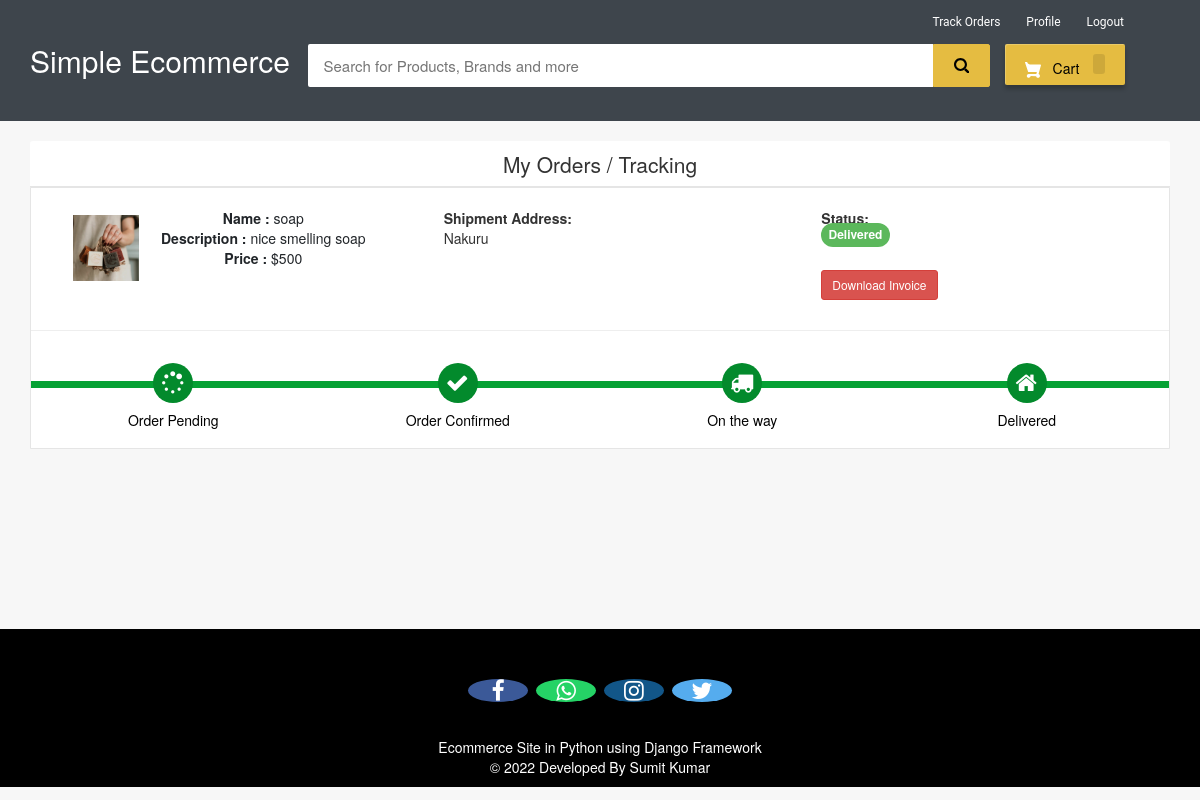
Screenshot of /my-order (signed in) with the database file from the repository.
### ecom/models.py (models this page shows, shortened)
class Product(models.Model):
    name=models.CharField(max_length=40)
    product_image= models.ImageField(upload_to='product_image/',null=True,blank=True)
    price = models.PositiveIntegerField()
    description=models.CharField(max_length=40)

class Orders(models.Model):
    STATUS =(
        ('Pending','Pending'),
        ('Order Confirmed','Order Confirmed'),
        ('Out for Delivery','Out for Delivery'),
        ('Delivered','Delivered'),
    )
    customer=models.ForeignKey('Customer', on_delete=models.CASCADE,null=True)
    product=models.ForeignKey('Product',on_delete=models.CASCADE,null=True)
    email = models.CharField(max_length=50,null=True)
    address = models.CharField(max_length=500,null=True)
    mobile = models.CharField(max_length=20,null=True)
    order_date= models.DateField(auto_now_add=True,null=True)
    status=models.CharField(max_length=50,null=True,choices=STATUS)

### ecom/views.py (the view)
# urls.py: path('my-order', views.my_order_view,name='my-order'),
@login_required(login_url='customerlogin')
@user_passes_test(is_customer)
def my_order_view(request):
    customer=models.Customer.objects.get(user_id=request.user.id)
    orders=models.Orders.objects.all().filter(customer_id = customer)
    ordered_products=[]
    for order in orders:
        ordered_product=models.Product.objects.all().filter(id=order.product.id)
        ordered_products.append(ordered_product)
    return render(request,'ecom/my_order.html',{'data':zip(ordered_products,orders)})

### ecom/views.py (called while the page is built)
def is_customer(user):
    return user.groups.filter(name='CUSTOMER').exists()

### templates/ecom/my_order.html (shortened to what this page needs)
{% extends 'ecom/customer_base.html' %}
{% load static %}
{% block content %}
<br>
<div class="container">
    <header class="card-header" style="text-align:center; font-size: 21px"> My Orders / Tracking </header>
    {% for products,order in data %}
    <article class="card">
        <div class="card-body">
            <ul class="row" style="margin-left:20px;margin-top:20px;">
                <li class="col-md-4">
                  <figure class="itemside mb-3">
                    {%for product in products%}
                      <div class="aside"><img src="{% static product.product_image.url %}" class="img-sm border"></div>
                      <figcaption class="info align-self-center">
                          <p class="title"><strong>Name : </strong>{{product.name}} <br> <strong>Description : </strong>{{product.description}} <br> <strong>Price : </strong>${{product.price}}</p>
                      </figcaption>
                  </figure>
                </li>
                <li class="col-md-4">
                    <div class="col"> <strong>Shipment Address:</strong> <br> {{order.address}}</div>
                </li>
                <li class="col-md-4">
                    <div class="col"> <strong>Status:</strong> <br>
                        {% if order.status == 'Pending'%}
                        <td> <span class="label label-info" style="font-size: 12px; border-radius: 30px;">{{order.status}}</span></td>
                        {% elif order.status == 'Delivered' %}
                        <td> <span class="label label-success" style="font-size: 12px; border-radius: 30px;">{{order.status}}</span></td>
                        {% elif order.status == 'Out for Delivery' %}
                        <td> <span class="label label-default" style="font-size: 12px; border-radius: 30px;">{{order.status}}</span></td>
                        {%else%}
                          <td> <span class="label label-primary" style="font-size: 12px; border-radius: 30px;">{{order.status}}</span></td>
                        {%endif%}
                    </div> <br>
                    <h4><a style="text-decoration:none;" href="{% url 'download-invoice' order.id product.id  %}" ><button class="btn btn-danger btn-sm">Download Invoice</button></a></h4>
                </li>
                {%endfor%}
            </ul>
            <hr>
            <div class="track">
                {%if order.status == 'Pending' %}
                <div class="step active"> <span class="icon"> <i style="padding-top:3px; padding-right:25px;" class="fa fa-spinner"></i> </span> <span class="text">Order Pending</span> </div>
                <div class="step "> <span class="icon"> <i style="padding-top:3px; padding-right:25px;" class="fa fa-check"></i> </span> <span class="text"> Order Confirmed</span> </div>
                <div class="step "> <span class="icon"> <i style="padding-top:3px; padding-right:25px;" class="fa fa-truck"></i> </span> <span class="text"> On the way </span> </div>
                <div class="step "> <span class="icon"> <i style="padding-top:3px; padding-right:25px;" class="fa fa-home"></i> </span> <span class="text">Delivered</span> </div>
                {%else%}
                <div class="step active"> <span class="icon"> <i style="padding-top:3px; padding-right:25px;" class="fa fa-spinner"></i> </span> <span class="text">Order Pending</span> </div>
                <div class="step active"> <span class="icon"> <i style="padding-top:3px; padding-right:25px;" class="fa fa-check"></i> </span> <span class="text"> Order Confirmed</span> </div>
                <div class="step active"> <span class="icon"> <i style="padding-top:3px; padding-right:25px;" class="fa fa-truck"></i> </span> <span class="text"> On the way </span> </div>
                <div class="step active"> <span class="icon"> <i style="padding-top:3px; padding-right:25px;" class="fa fa-home"></i> </span> <span class="text">Delivered</span> </div>
                {%endif%}
            </div>
        </div>
    </article><br>
    {%endfor%}
</div>
<br><br><br><br><br>
{% endblock content %}

### templates/ecom/customer_base.html (style rules this page uses)
body { background-color: #f7f7f7; }
.fa { font-size: 23px; width: 60px; text-align: center; text-decoration: none; margin: 5px 2px; border-radius: 50%; }
p { text-align: center; }

### templates/ecom/my_order.html (style rules this page uses)
body { background-color: #f7f7f7; }
.container { margin-top: 0px; margin-bottom: 0px }
.card { position: relative; display: -webkit-box; display: -ms-flexbox; display: flex; -webkit-box-orient: vertical; -webkit-box-direction: normal; -ms-flex-direction: column; flex-direction: column; min-width: 0; word-wrap: break-word; background-color: #fff; background-clip: border-box; border: 1px solid rgba(0, 0, 0, 0.1); border-radius: 0.10rem }
.card-header:first-child { border-radius: calc(0.37rem - 1px) calc(0.37rem - 1px) 0 0 }
.card-header { padding: 0.75rem 1.25rem; margin-bottom: 0; background-color: #fff; border-bottom: 1px solid rgba(0, 0, 0, 0.1) }
.track { position: relative; background-color: #ddd; height: 7px; display: -webkit-box; display: -ms-flexbox; display: flex; margin-bottom: 60px; margin-top: 50px }
.track .step { -webkit-box-flex: 1; -ms-flex-positive: 1; flex-grow: 1; width: 25%; margin-top: -18px; text-align: center; position: relative }
.track .step.active:before { background: #05a134 }
.track .step::before { height: 7px; position: absolute; content: ""; width: 100%; left: 0; top: 18px }
.track .step.active .icon { background: #038a2c; color: #fff }
.track .icon { display: inline-block; width: 40px; height: 40px; line-height: 40px; position: relative; border-radius: 100%; background: #ddd }
.track .step.active .text { font-weight: 400; color: #000 }
.track .text { display: block; margin-top: 7px }
.itemside { position: relative; display: -webkit-box; display: -ms-flexbox; display: flex; width: 100% }
.itemside .aside { position: relative; -ms-flex-negative: 0; flex-shrink: 0 }
.img-sm { width: 80px; height: 80px; padding: 7px }
ul.row, ul.row-sm { list-style: none; padding: 0 }
.itemside .info { padding-left: 15px; padding-right: 7px }
.itemside .title { display: block; margin-bottom: 5px; color: #212529 }
p { margin-top: 0; margin-bottom: 1rem }

### rows the page displays
Orders: address "Nakuru", status "Delivered", shows "Order Pending"
Product: product_image (picture), name "soap", description "nice smelling soap", price "500"
